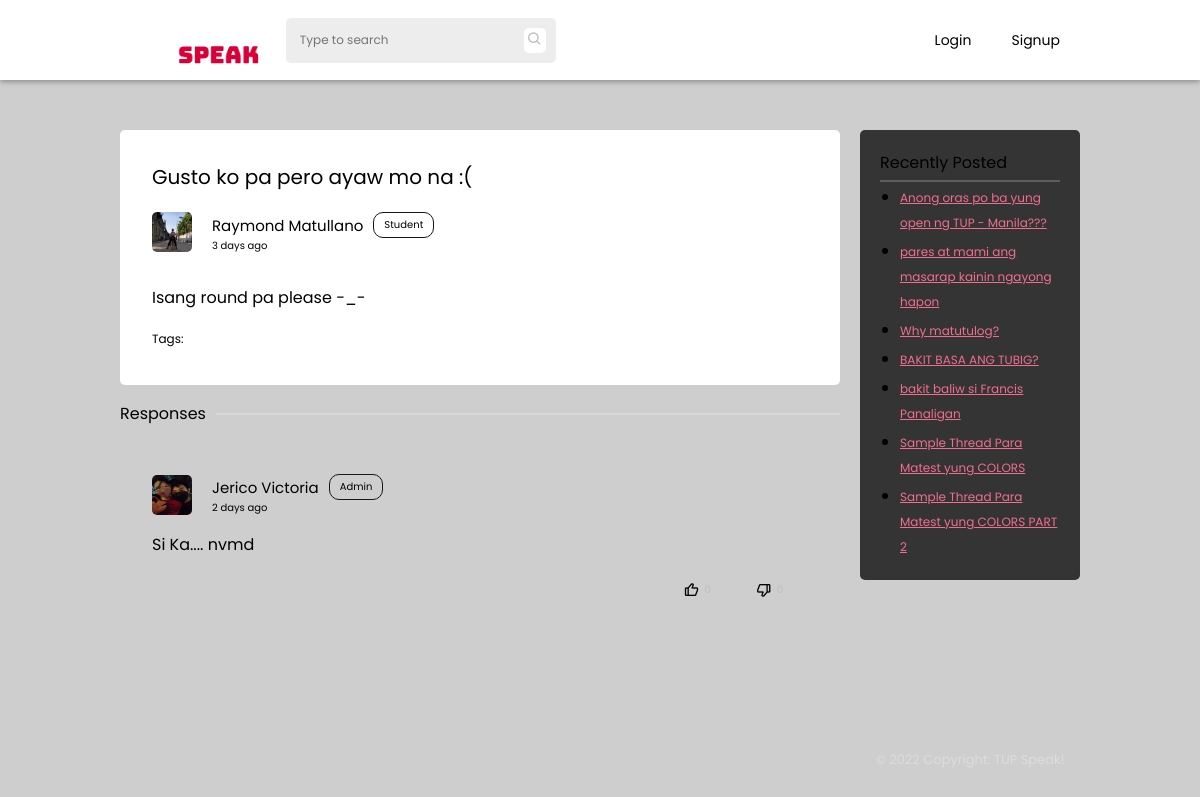
Before: /thread.php?threadid=thrd62a8a1b5b5821 with the older database file.
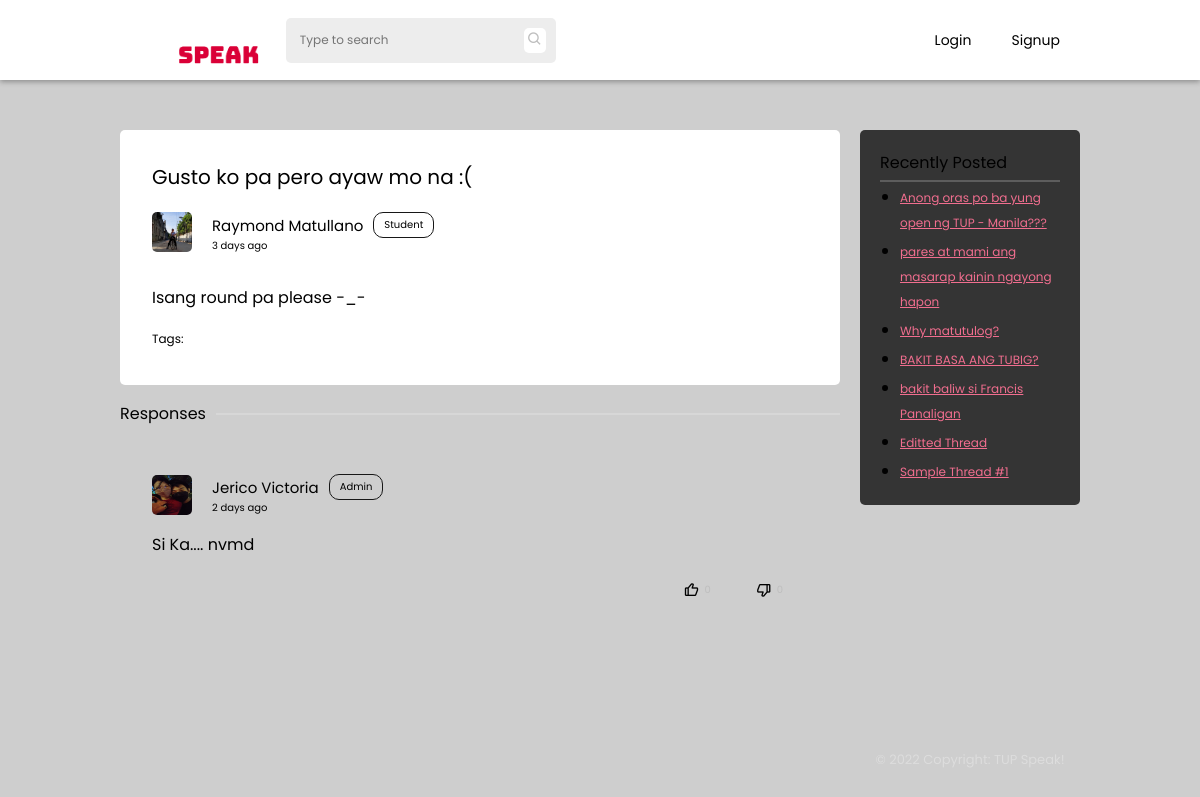
After: the same page with the newer database file.
### tables this page shows
CREATE TABLE `comments` (
  `id` int(11) NOT NULL,
  `thread_id` varchar(255) NOT NULL,
  `comment_id` varchar(255) NOT NULL,
  `comment_author` varchar(255) NOT NULL,
  `comment_date` date NOT NULL DEFAULT current_timestamp(),
  `comment_time` time NOT NULL DEFAULT current_timestamp(),
  `comment` longtext NOT NULL,
  `answer` tinyint(1) NOT NULL DEFAULT 0
);

CREATE TABLE `users` (
  `id` int(11) NOT NULL,
  `uid` varchar(255) NOT NULL,
  `firstname` varchar(255) NOT NULL,
  `lastname` varchar(255) NOT NULL,
  `email` varchar(255) NOT NULL,
  `password` varchar(255) NOT NULL,
  `avatar` varchar(255) NOT NULL DEFAULT 'assets/images/avatar/default.jpg',
  `cover` varchar(255) NOT NULL DEFAULT 'assets/images/avatar/default-cover.jpg',
  `birthdate` date NOT NULL,
  `privileged` tinyint(1) NOT NULL DEFAULT 0,
  `campus` varchar(100) NOT NULL DEFAULT 'Manila',
  `bio` text NOT NULL,
  `account_type` varchar(255) NOT NULL DEFAULT 'student',
  `restricted` tinyint(1) DEFAULT 0,
  `restricted_reason` varchar(255) DEFAULT NULL
);

CREATE TABLE `threads` (
  `id` int(11) NOT NULL,
  `thread_id` varchar(255) NOT NULL,
  `author` varchar(255) NOT NULL,
  `title` varchar(255) NOT NULL,
  `body` longtext NOT NULL,
  `tags` varchar(255) NOT NULL,
  `status` int(1) NOT NULL DEFAULT 0,
  `thread_status` varchar(255) NOT NULL DEFAULT 'pending',
  `date_posted` date NOT NULL DEFAULT current_timestamp(),
  `time_posted` time NOT NULL DEFAULT current_timestamp()
);

### thread.php (the view, shortened to what the changed rows need)
 <?php
   include('php-scripts/thread-scripts.php');
?>
<!DOCTYPE html>
<html lang="en">
   <head>
      <link rel="stylesheet" href="styles/default.css">
      <link rel="stylesheet" href="styles/thread.css">
      <link rel="stylesheet" href="styles/navbar.css">
      <link href='https://unpkg.com/boxicons@2.1.2/css/boxicons.min.css' rel='stylesheet'>
   </head>
   <body>
      <?php include('php-scripts/navbar.php'); ?>
      <section class="main">
         <div class="container">
            <div class="container-1">
               <div class="threads">
                  <div class="main-threads">
                     <p class="thread-content-text"><?php echo jsonToHtml($data['body']) ?></p>
                  </div>
               </div>
               <div id="comments">
                  <?php fetchComments($_GET['threadid']) ?>
               </div>
            </div>
            <div class="container-2">
               <div class="recently-posted">
                  <ul>
                  <?php
                     $query = mysqli_query($conn, "SELECT * FROM threads WHERE thread_id != '$tid' AND thread_status = 'open' ORDER BY date_posted DESC LIMIT 7");
                     while($data = mysqli_fetch_assoc($query)){
                        echo '<li><a href="thread.php?threadid='.$data['thread_id'].'">'.$data['title'].'</a></li>';
                     }
                  ?>
                  </ul>
               </div>
            </div>
         </div>
      </section>
   </body>
</html>

### php-scripts/thread-scripts.php (shortened to what the changed rows need)
<?php
    include('db.php');
    $firstCheck = true;
    function fetchComments($tid){
        global $conn;
        $query = mysqli_query($conn, "SELECT * FROM comments WHERE thread_id='$tid' ORDER BY answer DESC");
        $data_comment = $query->fetch_assoc();
        if (!empty($data_comment)){
            do{
                $user = mysqli_query($conn, "SELECT * FROM users WHERE uid='{$data_comment["comment_author"]}'");
                $data = mysqli_fetch_array($user);
                if ($data){
                    $author_given_name = $data['firstname'];
                    $author_family_name = $data['lastname'];
                    $author_avatar = $data['avatar'];
                }
                if (isset($_SESSION['uid'])){
                    $commentQuery = mysqli_query($conn, "SELECT * FROM votes WHERE comment_id = '{$data_comment['comment_id']}' and uid = '{$_SESSION['uid']}'");
                    $voteComment = mysqli_fetch_assoc($commentQuery);
                    if($voteComment){
                        $vStat = $voteComment['status'];
                        if ( $vStat == "upvote"){
                            $upvote_class = "bx bxs-like";
                            $downvote_class = "bx bx-dislike";
                        } else if ($vStat == "downvote"){
                            $upvote_class = "bx bx-like";
                            $downvote_class = "bx bxs-dislike";
                        }
                    } else{
                        $upvote_class = "bx bx-like";
                        $downvote_class = "bx bx-dislike";
                    }
                } else{
                    $upvote_class = "bx bx-like";
                    $downvote_class = "bx bx-dislike";
                }
                $voteQuery = mysqli_query($conn, "SELECT COUNT(id) FROM `votes` WHERE status='upvote' and comment_id = '{$data_comment['comment_id']}'");
                $data_votes = mysqli_fetch_assoc($voteQuery);
                $upvotes = $data_votes['COUNT(id)'];
                $voteQuery = mysqli_query($conn, "SELECT COUNT(id) FROM `votes` WHERE status='downvote' and comment_id = '{$data_comment['comment_id']}'");
                $data_votes = mysqli_fetch_assoc($voteQuery);
                $downvotes = $data_votes['COUNT(id)'];
                echo '
                <div class="main-comment">
                    <div class="author-comment">
                        <div class="author-info">
                            <img class="thread-avatar" src="'. $author_avatar .'" alt="">
                            <div class="details">
                                <div class="user">
                                    <p class="name" data-acct="'.$data_comment["comment_author"].'">'. $author_given_name . " " . $author_family_name .'</p>
                                    <p class="user-type">'. ucfirst($data['account_type']) .'</p>
                                </div>
                                <p class="date-published" data-date="'.$data_comment['comment_id'].'"><script>$("[data-date='.$data_comment['comment_id'].']").html(jQuery.timeago("'. $data_comment['comment_date'] . " " . $data_comment['comment_time'] .'"))</script></p>
                            </div>
                        </div>
                        ';
                    echo'
                    </div>
                    <p id="main-answer"> '.$data_comment['comment'].'</p>
                    <div class="response" data-comment="'.$data_comment['comment_id'].'">';
                        echo'
                        <div class="vote-button" data-vote="upvote">
                           <i data-icon="u'.$data_comment['comment_id'].'" class="'.$upvote_class.'"></i><span class="comment-upvote">'.$upvotes.'</span>
                        </div>
                        <div class="vote-button" data-vote="downvote">
                           <i data-icon="d'.$data_comment['comment_id'].'" class="'.$downvote_class.'"></i><span class="comment-downvote">'.$downvotes.'</span>
                        </div>
                     </div>
                </div>
                ';
            } while ($data_comment = $query->fetch_assoc());
        }
    }
    function jsonToHtml($jsonStr) {
        $obj = json_decode($jsonStr);
        $html = '';
        foreach ($obj->blocks as $block) {
            switch ($block->type) {
                case 'paragraph':
                    $html .= '<p>' . $block->data->text . '</p>';
                    break;
            }
        }
        return $html;
    }
    if(isset($_GET['threadid'])){
        if ($firstCheck == true){
            $tid = (isset($_GET['threadid'])) ? $_GET['threadid'] : NULL;
            $query = mysqli_query($conn, "SELECT * FROM threads WHERE thread_id = '$tid'");
            $data = mysqli_fetch_array($query);
        }
    }
?>

Changed rows visible on the page:
no longer on this page (row edited): threads: title "Sample Thread Para Matest yung COLORS"
no longer on this page (row edited): threads: title "Sample Thread Para Matest yung COLORS PART 2"
now on this page (row unchanged): threads: title "Editted Thread"
now on this page (row unchanged): threads: title "Sample Thread #1"
